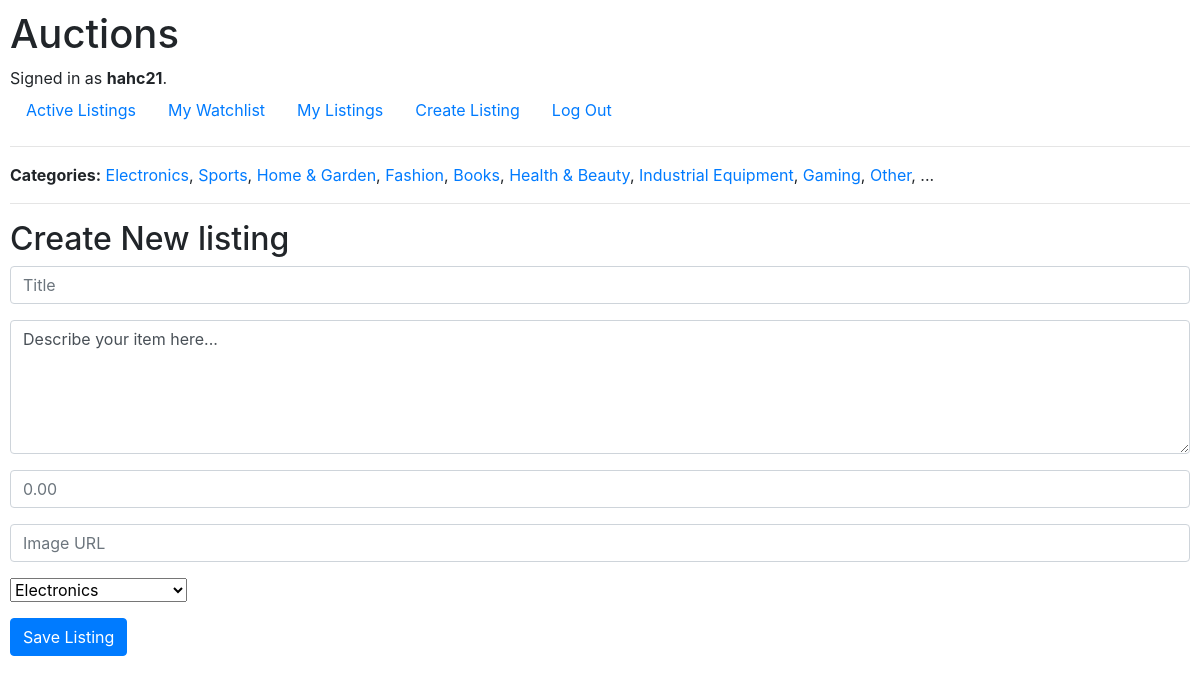
/new_listing (signed in), run on the app's committed database.
### auctions/models.py (models this page shows, shortened)
class User(AbstractUser):
    id = models.AutoField(primary_key=True)

class Category(models.Model):
    id = models.AutoField(primary_key=True)
    name = models.CharField(max_length=64, unique=True)

### auctions/views.py (the view, shortened to what this page needs)
# urls.py: path("new_listing", views.new_listing, name="new_listing"),
@login_required(login_url='../login')
def new_listing(request):
    if request.method == "GET":
        categories = Category.objects.all()
        return render(request, "auctions/new_listing.html", {
            "categories": categories,
        })

### auctions/templates/auctions/new_listing.html (shortened to what this page needs)
{% extends "auctions/layout.html" %}
{% block body %}
<h2>Create New listing</h2>
    <form action="{% url 'new_listing' %}" method="post">
        <div class="form-group">
            <input class="form-control" autofocus type="text" name="title" placeholder="Title" required>
        </div>
        <div class="form-group">
            <textarea class="form-control" name="description" placeholder="Description" rows="5" cols="30" required>Describe your item here...</textarea>
        </div>
        <div class="form-group">
            <input class="form-control" type="text" name="starting_bid" placeholder="0.00" required>
        </div>
        <div class="form-group">
            <input class="form-control" type="text" name="image_url" placeholder="Image URL" optional>
        </div>
        <div class="form-group">
            <select name="category" optional>
                {% for category in categories %}
                    <option value="{{ category.id }}">{{ category.name }}</option>
                {% endfor %}
            </select>
        </div>
        <input class="btn btn-primary" type="submit" value="Save Listing">
    </form>
{% endblock %}

### auctions/templates/auctions/layout.html (shortened to what this page needs)
{% load static %}
<!DOCTYPE html>
<html lang="en">
    <head>
        <link rel="stylesheet" href="https://stackpath.bootstrapcdn.com/bootstrap/4.4.1/css/bootstrap.min.css">
        <link href="{% static 'auctions/styles.css' %}" rel="stylesheet">
    </head>
    <body>
        <h1>Auctions</h1>
        <div>
            {% if user.is_authenticated %}
                Signed in as <strong>{{ user.username }}</strong>.
            {% else %}
                Not signed in.
            {% endif %}
        </div>
        <ul class="nav">
            <li class="nav-item">
                <a class="nav-link" href="{% url 'index' %}">Active Listings</a>
            </li>
            {% if user.is_authenticated %}
                <li class="nav-item">
                    <a class="nav-link" href="../watchlist?mode=view&id=all">My Watchlist</a>
                </li>
                <li class="nav-item">
                    <a class="nav-link" href="{% url 'my_listings' %}">My Listings</a>
                </li>
                <li class="nav-item">
                    <a class="nav-link" href="{% url 'new_listing' %}">Create Listing</a>
                </li>
                <li class="nav-item">
                    <a class="nav-link" href="{% url 'logout' %}">Log Out</a>
                </li>
            {% endif %}
        </ul>
        <hr>
        <p><b>Categories:</b> {% for item in categories %}<span><a href="../category/{{ item.id }}">{{ item.name }}</a>, </span>{% endfor %} ...</p>
        <hr>
        {% block body %}
        {% endblock %}
    </body>
</html>

### auctions/static/auctions/styles.css (style rules this page uses)
body { padding: 10px; }

### data on the page
User: username "hahc21"
Category: name "Electronics"
Category: name "Sports"
Category: name "Home & Garden"
Category: name "Fashion"
Category: name "Books"
Category: name "Health & Beauty"
Category: name "Industrial Equipment"
Category: name "Gaming"
Category: name "Other"

### other printed values
form field category "Electronics"
